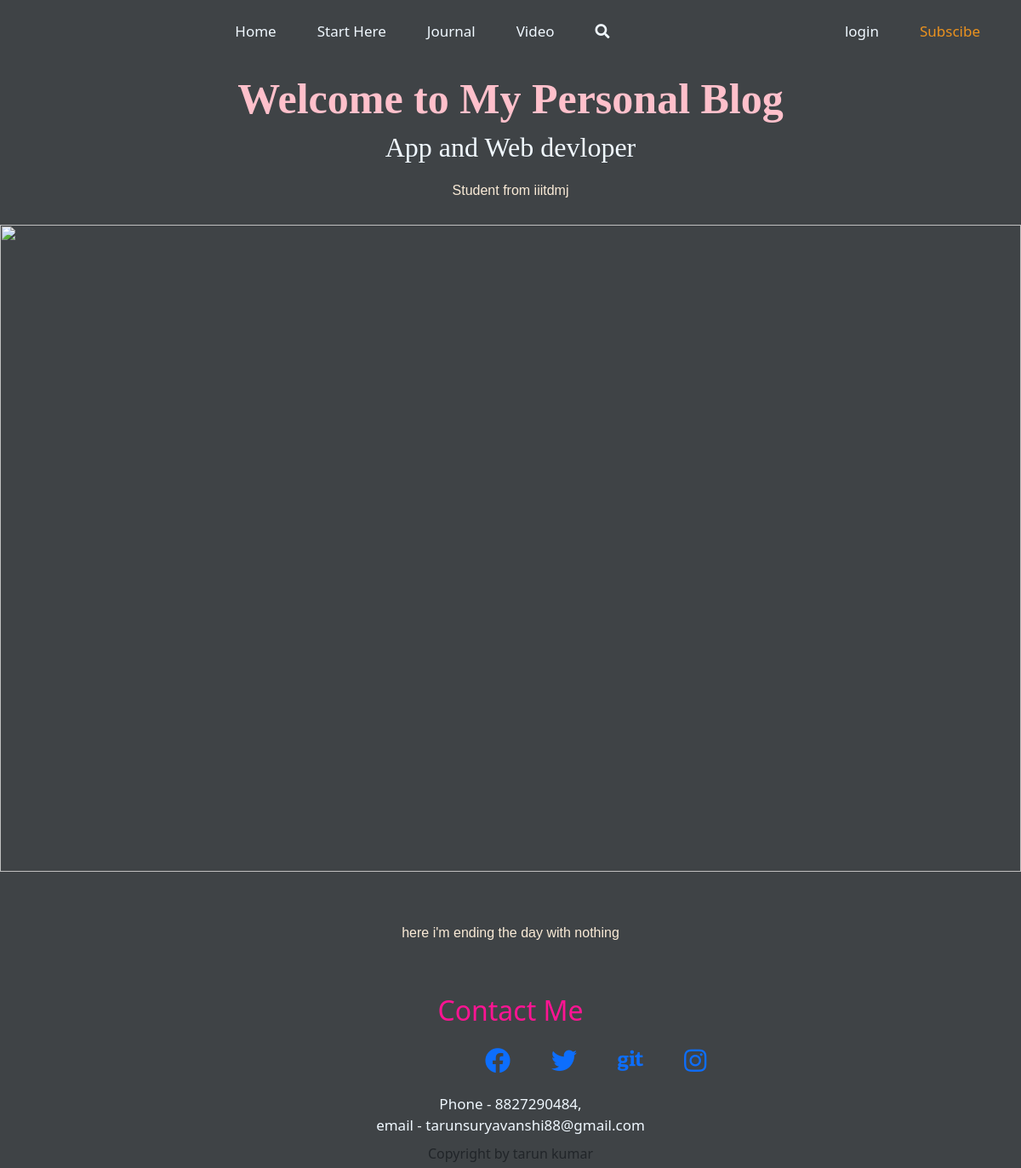
Before: / with the older database file.
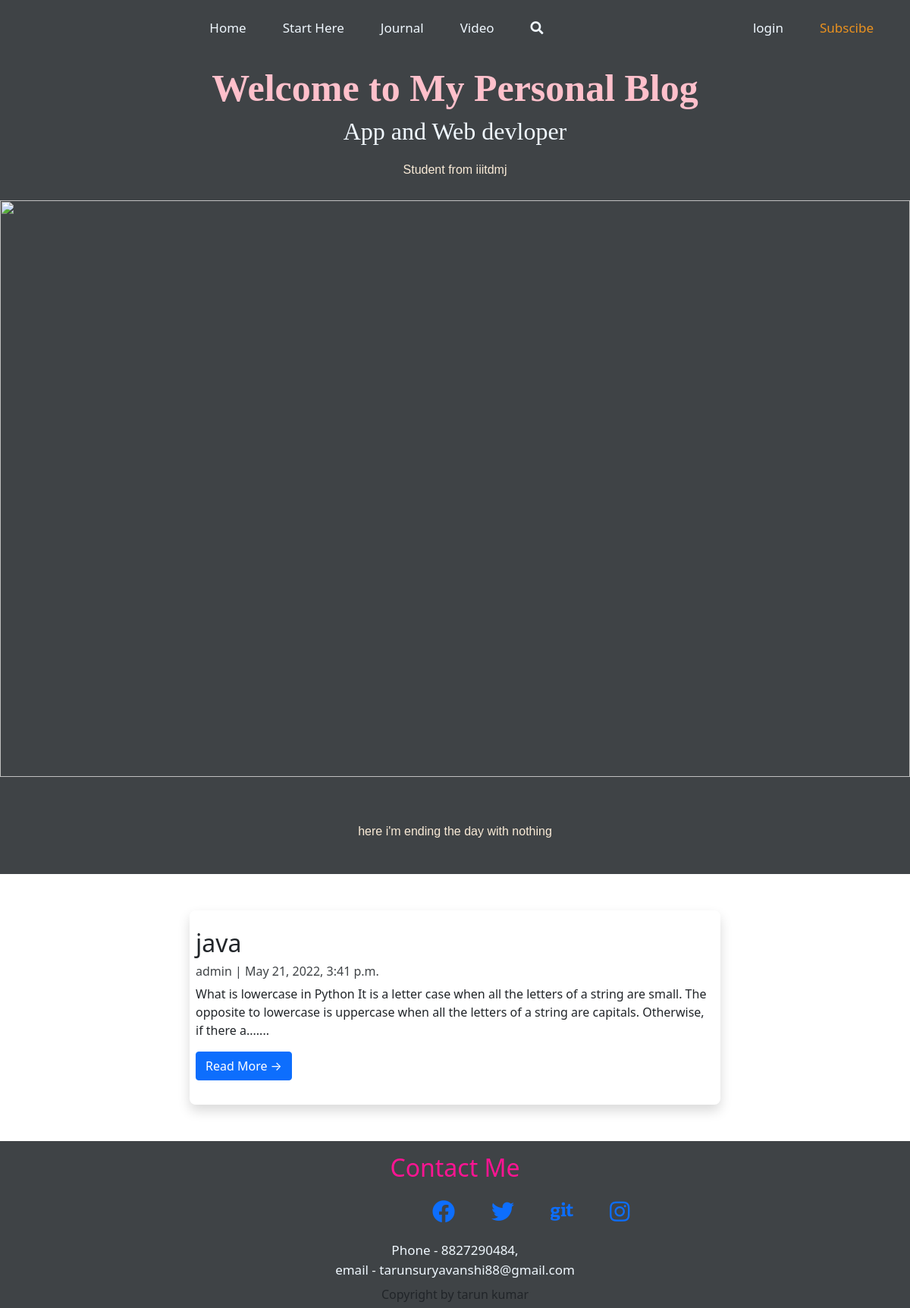
After: the same page with the newer database file.
### home/models.py (models this page shows, shortened)
class Post(models.Model):
    title = models.CharField( max_length=250,unique=True)
    slug = models.SlugField(max_length=200,unique=True)
    author = models.ForeignKey(User,on_delete = models.CASCADE, related_name='blog_posts')
    update_on = models.DateTimeField( auto_now=True)
    content = models.TextField()
    created_on = models.DateTimeField(auto_now_add=True)
    status = models.IntegerField(choices=STATUS,default=0)
    class Meta:
        ordering = ['-created_on']

### home/views.py (the view)
# urls.py: path('', views.PostList.as_view(), name='home'),
class PostList(generic.ListView):
    queryset = Post.objects.filter(status=1).order_by('-created_on')
    template_name = 'index.html'
    paginate_by = 3

### templates/index.html (shortened to what this page needs)
{% extends 'base.html' %} {% block content %}
<section id="home" class="my-info text-center container-fluid px-0 mx-0 py-3">
    <h1>Welcome to My Personal Blog</h1>
    <h2>App and Web devloper</h2>
    <p> Student from iiitdmj</p>
    <div class="">
        <img style="width: 100%; height: 760px;" src="https://images.unsplash.com/photo-1529465230221-a0d10e46fcbb?ixid=MnwxMjA3fDB8MHxwaG90by1wYWdlfHx8fGVufDB8fHx8&ixlib=rb-1.2.1&auto=format&fit=crop&w=1050&q=80" alt="">
    </div>
    <br>
    <p>here i'm ending the day with nothing</p>
</section>
<section class="blog " style="">
    {% for post in post_list %}
    <div class="container my-5 shadow p-2 ">
        <div class="row ">
            <div class=" left mt-3 mb-4 ">
                <h2>{{post.title}}</h2>
                <h6 style="color: #3f4346;">{{post.author}} | {{post.created_on}}</h6>
                <p>{{post.content|slice:":200 "}}.......</p>
                <a href="{% url 'post_detail' post.slug %} " class="btn btn-primary ">Read More &rarr;</a>
            </div>
        </div>
    </div>
    {% endfor %}
</section>
{% endblock content %}

Changed rows visible on the page:
added Post: title "java", author "admin", created_on "May 21, 2022, 3:41 p.m.", content "What is lowercase in Python It is a letter case when all the letters of a string are small. The opposite to lowercase is uppercase when all the letters of a string are capitals. Otherwise, if there a"
